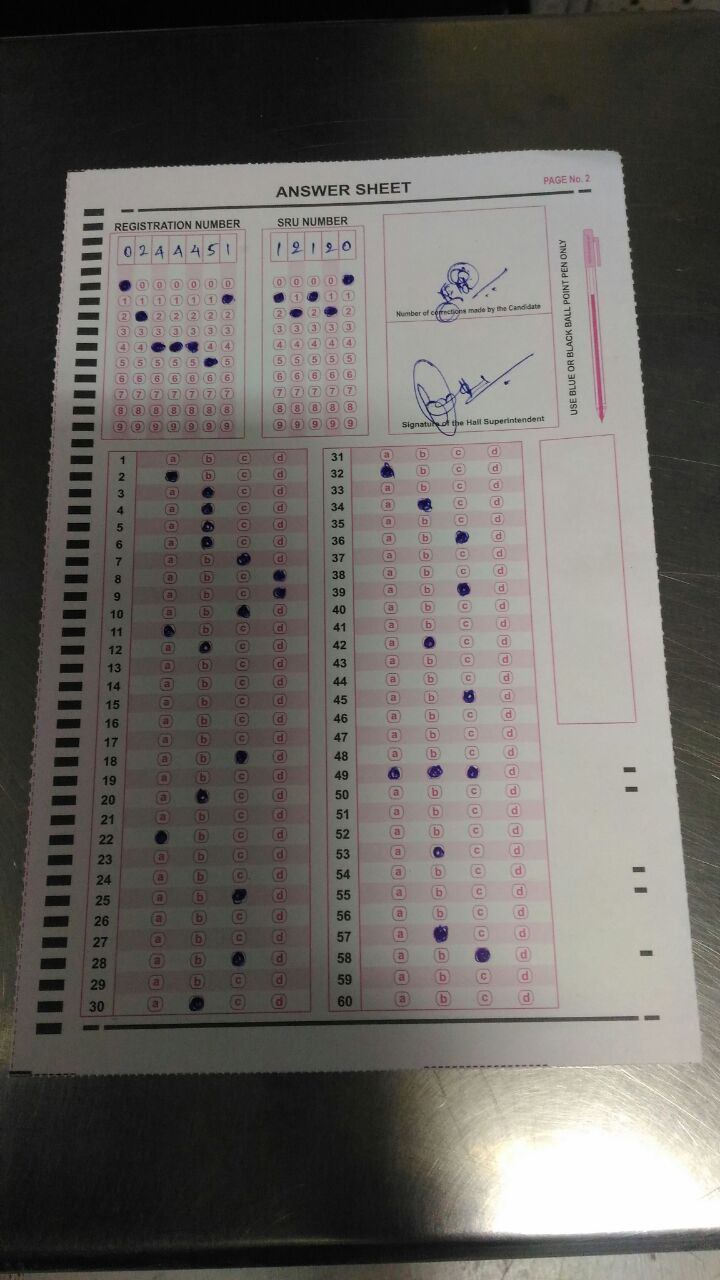
#> input picture omr_8.jpeg, 720 x 1280 px
$ python 'omr reader.py'
#> lines starting #> are read from the running program, lines starting #| are printed output that depends on the picture; after the words box and inside, x2 and y2 are one past the last pixel; in counts of white or black regions, pixels touching at a corner belong together
import cv2
import numpy as np

img = cv2.imread('omr_8.jpeg')
#> img is the input picture: shape (1280, 720, 3); mean B, G, R 96.8, 100.9, 104.1

r = 500/img.shape[1]
#> r = 0.694
dim = (500, int(img.shape[0] * r))
#> dim = (500, 888)

resized = cv2.resize(img, dim, cv2.INTER_AREA)

cv2.imwrite('resize_8.jpg',resized)

pts1 = np.float32([[48,123],[425,106],[12,739],[481,733]])
pts2 = np.float32([[0,0],[500,0],[0,750],[500,750]])

M = cv2.getPerspectiveTransform(pts1,pts2)

dst1 = cv2.warpPerspective(resized, M, (500,808))
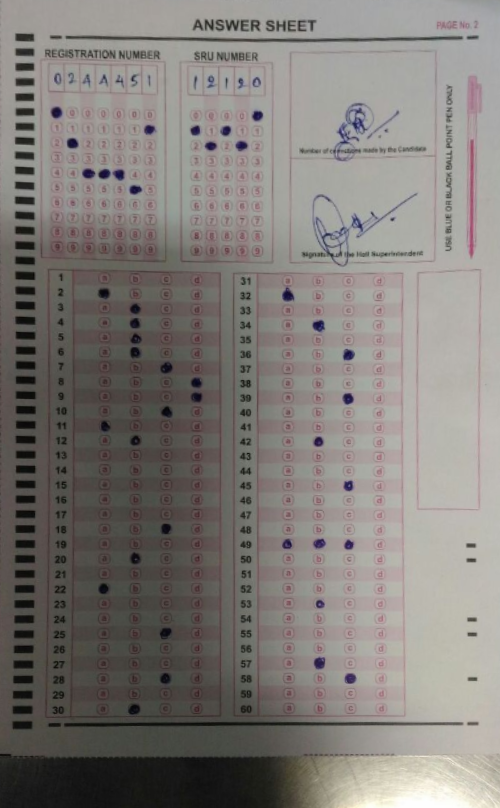
#> dst1: shape (808, 500, 3); mean B, G, R 120.9, 124.7, 129.3
dst = cv2.fastNlMeansDenoisingColored(dst1,None,7,10,7,21)

gray = cv2.cvtColor(dst, cv2.COLOR_BGR2GRAY)

gray = cv2.GaussianBlur(gray,(5,5),0)
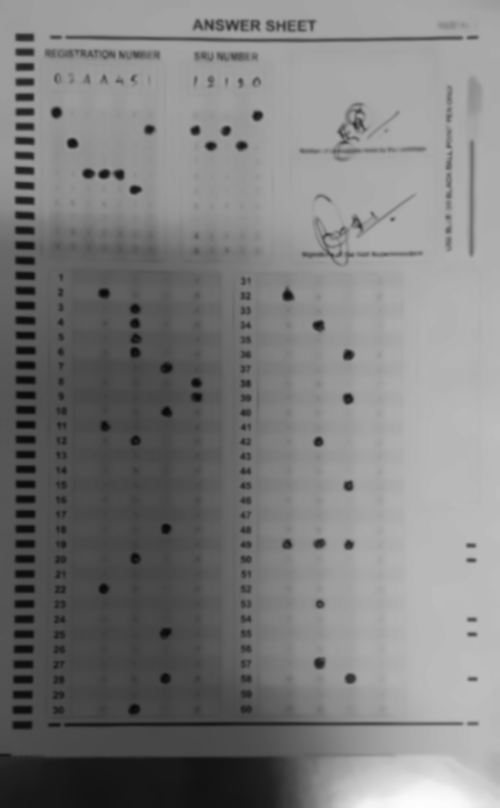
#> gray: shape (808, 500); min 8, max 254, mean 125.8
thresh = cv2.adaptiveThreshold(gray, 255, cv2.ADAPTIVE_THRESH_GAUSSIAN_C, cv2.THRESH_BINARY,11,2)
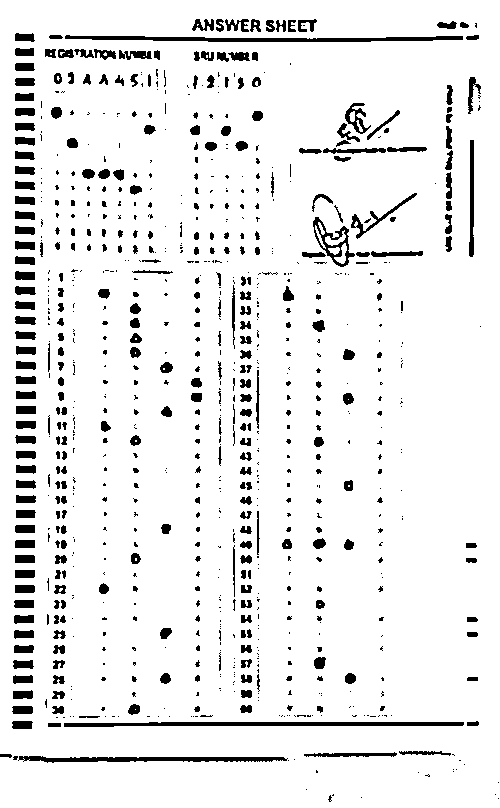
#> thresh: shape (808, 500); 92% white; 866 black regions (526 under 20 px), largest, box (x1, y1, x2, y2) and area: (64, 722, 464, 727) 1561, (65, 35, 463, 42) 1534, (18, 756, 288, 763) 1160
cv2.imshow('resized', resized)
cv2.imshow('trans',thresh)
cv2.waitKey(0)
cv2.destroyAllWindows()

$ run again, with omr_1.jpeg copied over omr_8.jpeg
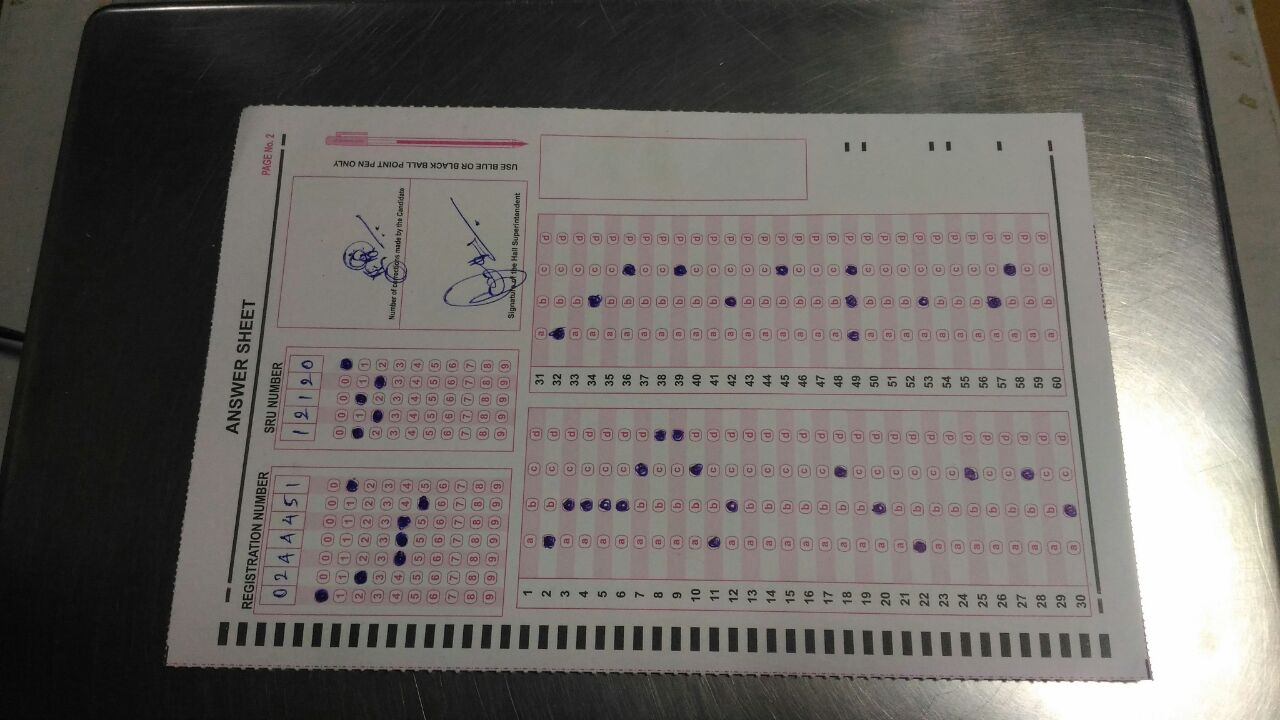
#> input picture omr_1.jpeg, 1280 x 720 px
#> img is the input picture: shape (720, 1280, 3); mean B, G, R 98.6, 102.6, 106.4
#> `dst1 = cv2.warpPerspective(resized, M, (500,808))`:
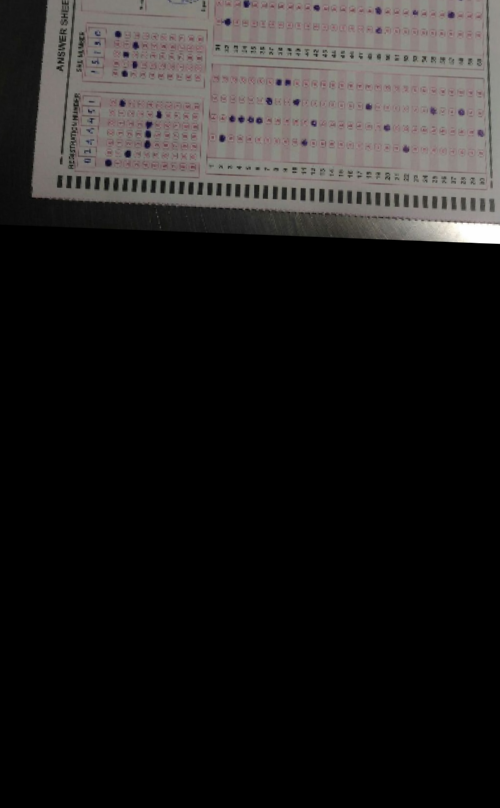
#> dst1: shape (808, 500, 3); mean B, G, R 30.4, 31.2, 32.9
#> `thresh = cv2.adaptiveThreshold(gray, 255, cv2.ADAPTIVE_THRESH_GAUSSIAN..`:
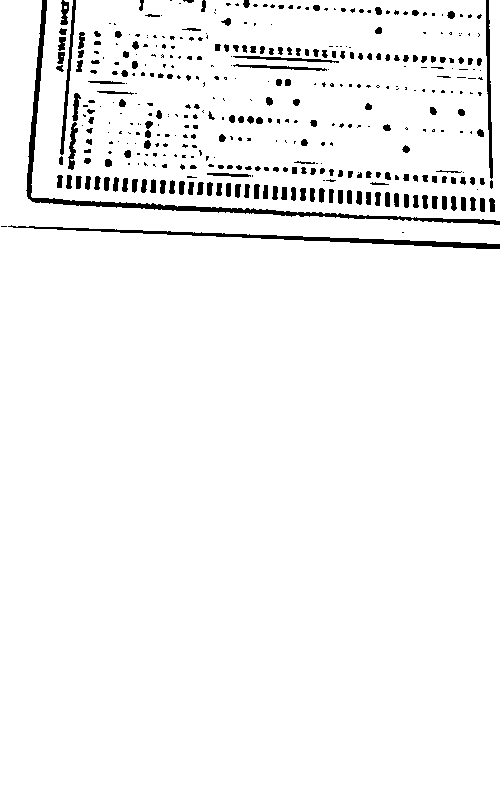
#> thresh: shape (808, 500); 96% white; 409 black regions (223 under 20 px), largest, box (x1, y1, x2, y2) and area: (26, 0, 500, 225) 2995, (8, 225, 500, 249) 1787, (486, 0, 493, 179) 596

$ run again, with omr_2.jpeg copied over omr_8.jpeg
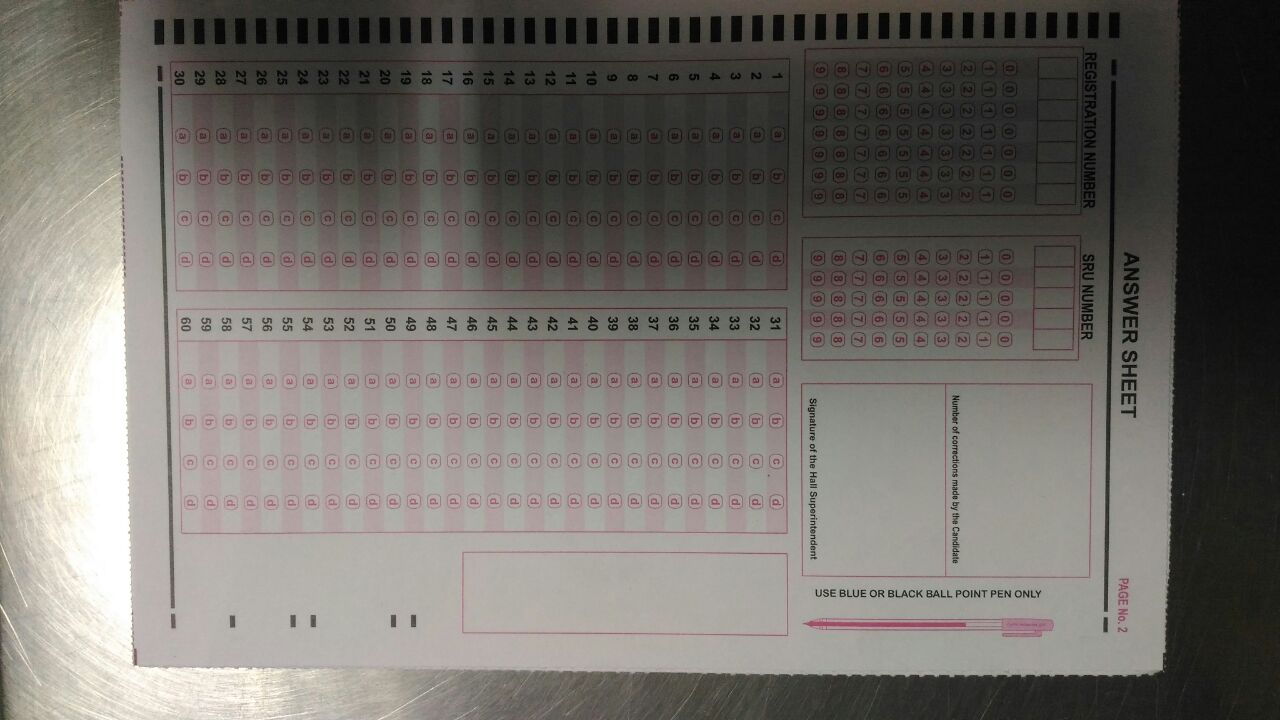
#> input picture omr_2.jpeg, 1280 x 720 px
#> img is the input picture: shape (720, 1280, 3); mean B, G, R 106.3, 111.2, 115.2
#> `dst1 = cv2.warpPerspective(resized, M, (500,808))`:
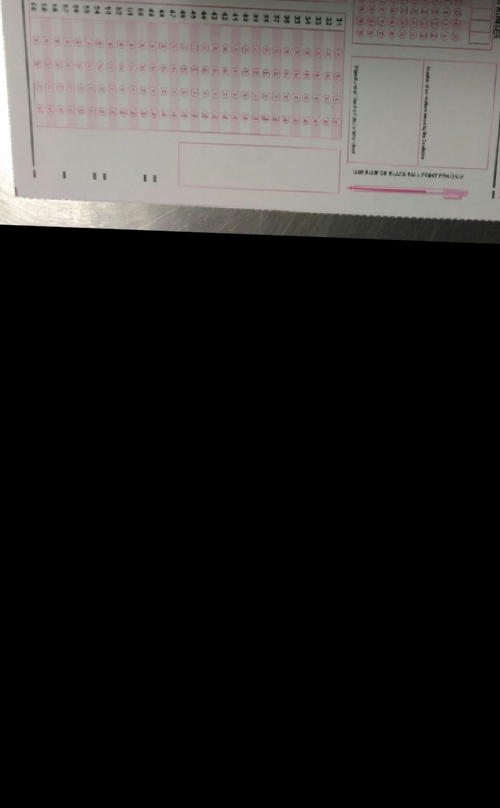
#> dst1: shape (808, 500, 3); mean B, G, R 41.1, 42.4, 44
#> `thresh = cv2.adaptiveThreshold(gray, 255, cv2.ADAPTIVE_THRESH_GAUSSIAN..`:
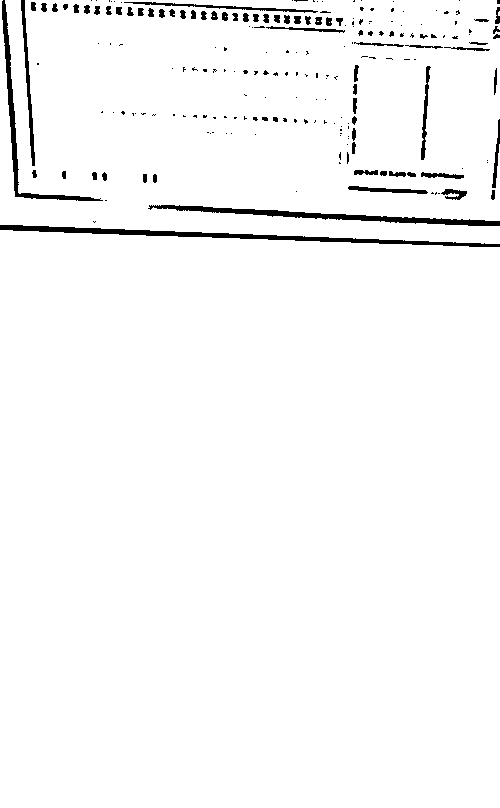
#> thresh: shape (808, 500); 97.3% white; 209 black regions (136 under 20 px), largest, box (x1, y1, x2, y2) and area: (0, 225, 500, 247) 2255, (148, 205, 500, 226) 1798, (2, 0, 103, 201) 1274

$ run again, with omr_3.jpeg copied over omr_8.jpeg
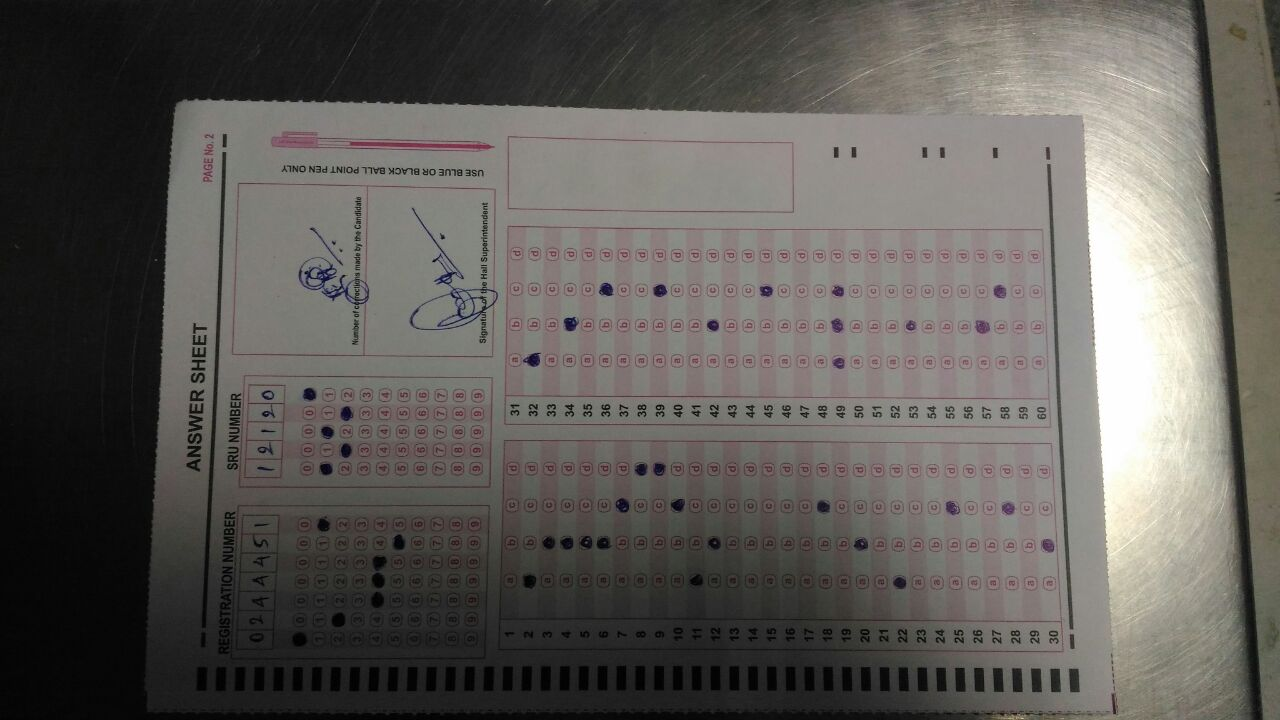
#> input picture omr_3.jpeg, 1280 x 720 px
#> img is the input picture: shape (720, 1280, 3); mean B, G, R 88.7, 92.7, 95.9
#> `dst1 = cv2.warpPerspective(resized, M, (500,808))`:
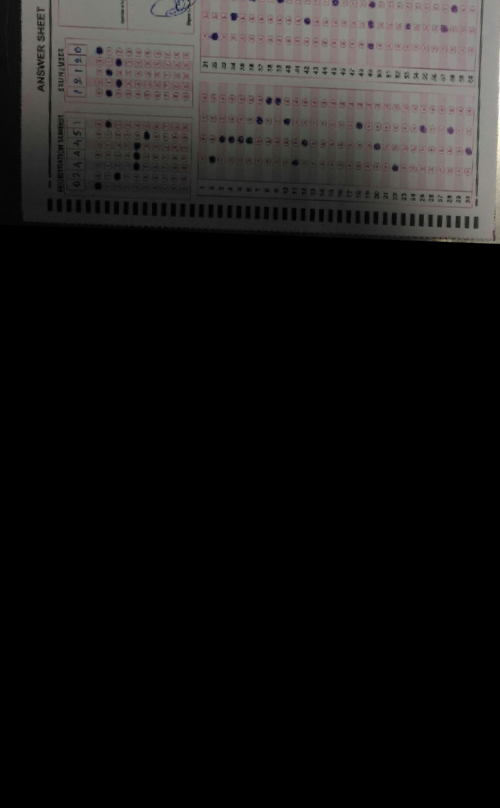
#> dst1: shape (808, 500, 3); mean B, G, R 23.3, 24.1, 25.2
#> `thresh = cv2.adaptiveThreshold(gray, 255, cv2.ADAPTIVE_THRESH_GAUSSIAN..`:
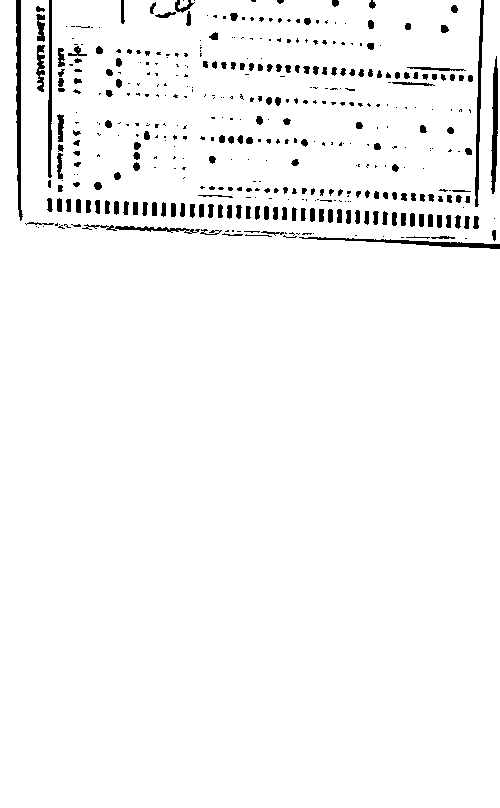
#> thresh: shape (808, 500); 96.6% white; 428 black regions (244 under 20 px), largest, box (x1, y1, x2, y2) and area: (16, 0, 23, 221) 907, (475, 0, 484, 207) 672, (299, 237, 500, 249) 669
